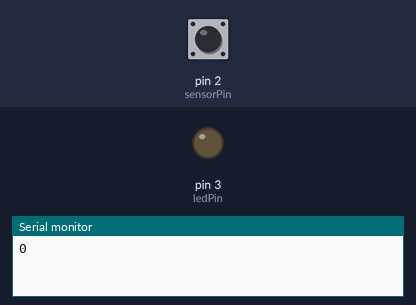
Bench run of a sketch on a simulated Arduino Uno, built with avr-gcc and run on an emulated ATmega328P. Shown: output pins drawn as LEDs (lit = HIGH), the last lines printed to the serial monitor. Dashed ring = blinking. The inputs (shaded band) are chosen by the test bench; at power-on: pin 2 (sensorPin) LOW.

Above: at 1.2 s.
1.3 s: pin 2 (sensorPin) pulsed HIGH 5 times (0.12 s each, 0.3 s apart)
At 2.1 s:
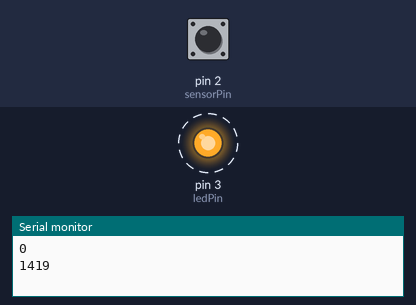
Timing chart, 0 to 5.1 s (numbered marks = the images above; inputs shaded):
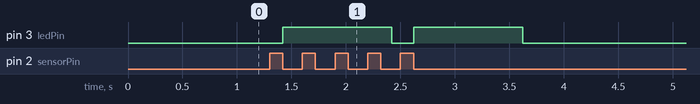

Measured:
- after the input at 1.3 s, pin 3 (ledPin): alternates HIGH for 1.0 s and LOW for 0.20 s, 4 changes in all, then stays LOW, starting after 0.12 s

The sketch:

watermeter-pulse-indicator.ino
```cpp
const int sensorPin = 2;
const int ledPin =  3;

int sensorState = 0;
int previousState = 0;

void setup() {
  pinMode(ledPin, OUTPUT);
  pinMode(sensorPin, INPUT);
  Serial.begin(9600);
  Serial.println(millis());
  previousState = digitalRead(sensorPin);
}

void loop() {
  sensorState = digitalRead(sensorPin);

  if (sensorState != previousState) {
    if(previousState == HIGH)
    {
      digitalWrite(ledPin, HIGH);
      Serial.println(millis());
      delay(1000);
       Serial.println(millis());
          digitalWrite(ledPin, LOW);
    }
    previousState = sensorState;

  }
}
```
